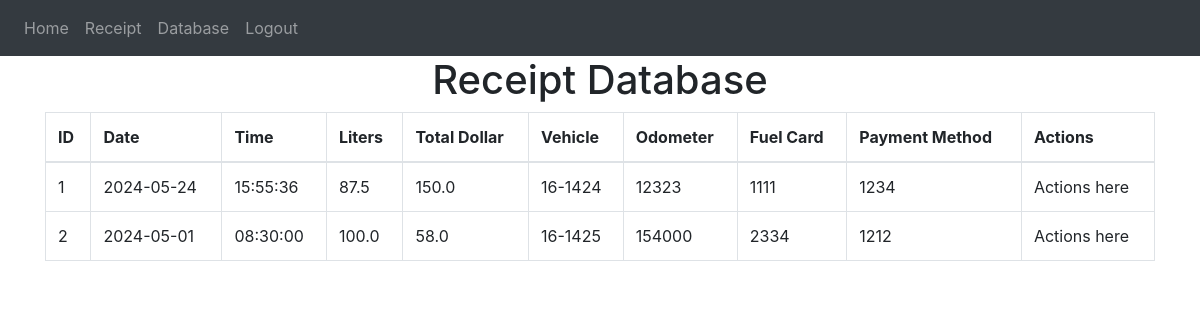
Page /database (signed in) on the committed database.
### website/models.py (models this page shows)
class Receipt(db.Model):
    id = db.Column(db.Integer, primary_key=True)
    date = db.Column(db.String(50))
    time = db.Column(db.String(50))
    liters = db.Column(db.Float)
    total_dollar = db.Column(db.Float)
    vehicle = db.Column(db.String(50))
    odometer = db.Column(db.Integer)
    fuel_card = db.Column(db.Integer)
    payment_method = db.Column(db.Integer)
    user_id = db.Column(db.Integer, db.ForeignKey('user.id'))

### website/views.py (the view)
@views.route('/database')
def database():
    return render_template("database.html", user=current_user)

### website/__init__.py (called while the page is built)
def create_app():
    app = Flask(__name__)
    app.config["SECRET_KEY"] = "fhfwdlifiwibfiawf"
    db_path = path.join(path.dirname(__file__), DB_NAME)
    db_uri = 'sqlite:///{}'.format(db_path)
    app.config['SQLALCHEMY_DATABASE_URI'] = db_uri
    db.init_app(app)
    from .views import views
    from .auth import auth
    app.register_blueprint(views, url_prefix='/')
    app.register_blueprint(auth, url_prefix='/')
    from .models import User, Note, Receipt
    with app.app_context():
        db.create_all()
    login_manager = LoginManager()
    login_manager.login_view = 'auth.login'
    login_manager.init_app(app)
    @login_manager.user_loader
    def load_user(id):
        return User.query.get(int(id))
    return app

### website/templates/database.html
{% extends "base.html" %} {% block title %}Home{% endblock %}
{% block content%}
<h1 align="center">Receipt Database</h1>
<table class="table table-hover table-bordered" id="receipts">
    <thead>
        <tr>
            <th>ID</th>
            <th>Date</th>
            <th>Time</th>
            <th>Liters</th>
            <th>Total Dollar</th>
            <th>Vehicle</th>
            <th>Odometer</th>
            <th>Fuel Card</th>
            <th>Payment Method</th>
            <th>Actions</th>
        </tr>
    </thead>
    <tbody>
            {% for receipt in user.receipts %}
            <tr id="row_{{ receipt.id }}">
                <td>{{ receipt.id }}</td>
                <td>{{ receipt.date }}</td>
                <td>{{ receipt.time }}</td>
                <td>{{ receipt.liters }}</td>
                <td>{{ receipt.total_dollar }}</td>
                <td>{{ receipt.vehicle }}</td>
                <td>{{ receipt.odometer }}</td>
                <td>{{ receipt.fuel_card }}</td>
                <td>{{ receipt.payment_method }}</td>
                <td>Actions here</td>
            </tr>
            {% endfor %}
    </tbody>
</table>
{% endblock %}

### website/templates/base.html (shortened to what this page needs)
<!DOCTYPE html>
<html>
  <head>
    <link
      rel="stylesheet"
      href="https://stackpath.bootstrapcdn.com/bootstrap/4.4.1/css/bootstrap.min.css"
    />
    <link
      rel="stylesheet"
      href="https://stackpath.bootstrapcdn.com/font-awesome/4.7.0/css/font-awesome.min.css"
    />
  </head>
  <body>
    <nav class="navbar navbar-expand-lg navbar-dark bg-dark">
      <div class="collapse navbar-collapse" id="navbar">
        <div class="navbar-nav">
          {% if user.is_authenticated %}
          <a class="nav-item nav-link" id="home" href="/">Home</a>
          <a class="nav-item nav-link" id="receipt" href="/receipt">Receipt</a>
          <a class="nav-item nav-link" id="database" href="/database">Database</a>
          <a class="nav-item nav-link" id="logout" href="/logout">Logout</a>
          {% else %}
          <a class="nav-item nav-link" id="login" href="/login">Login</a>
          <a class="nav-item nav-link" id="signUp" href="/sign-up">Sign Up</a>
          {% endif %}
        </div>
      </div>
    </nav>
    <div class="container">{% block content %} {% endblock %}</div>
  </body>
</html>

### rows in the picture
Receipt: id "1", date "2024-05-24", time "15:55:36", liters "87.5", total_dollar "150.0", vehicle "16-1424", odometer "12323", fuel_card "1111", payment_method "1234"
Receipt: id "2", date "2024-05-01", time "08:30:00", liters "100.0", total_dollar "58.0", vehicle "16-1425", odometer "154000", fuel_card "2334", payment_method "1212"
